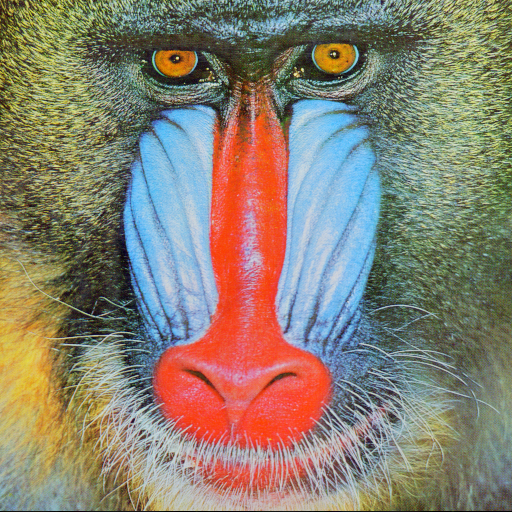
#> input picture vini/vinicius_workspace/14-02-19/baboon.png, 512 x 512 px
$ python colors2.py
#> lines starting #> are read from the running program, lines starting #| are printed output that depends on the picture
# -*- coding: utf-8 -*-
"""
Created on Thu Feb 14 09:48:26 2019

@author: alunoic
"""
#%%
import cv2
import matplotlib.pyplot as plt
import numpy as np

img = cv2.imread('baboon.png', cv2.IMREAD_COLOR)
#> img is the input picture: shape (512, 512, 3); mean B, G, R 113.1, 128.9, 137.4
img = cv2.cvtColor(img, cv2.COLOR_BGR2RGB)
r = np.float32([1, 0, 0])
g = np.float32([0, 1, 0])
b = np.float32([0, 0, 1])
c = np.float32([0, 1, 1])
m = np.float32([1, 0, 1])
y = np.float32([1, 1, 0])

plt.subplot('241'); plt.title('RGB');plt.imshow(img)
plt.subplot('242'); plt.title('R');plt.imshow(r*img)
plt.subplot('243'); plt.title('G');plt.imshow(g*img)
plt.subplot('244'); plt.title('B');plt.imshow(b*img)
plt.subplot('246'); plt.title('C');plt.imshow(c*img)
plt.subplot('247'); plt.title('M');plt.imshow(m*img)
plt.subplot('248'); plt.title('Y');plt.imshow(y*img)

plt.show()
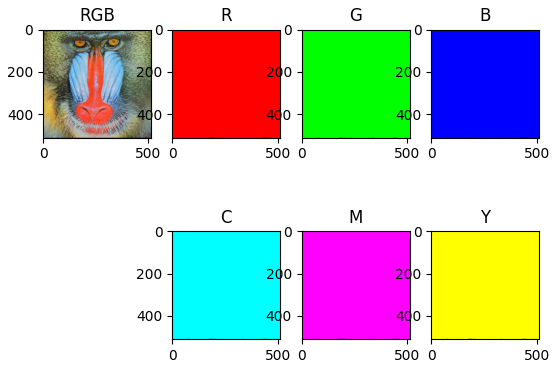
#> figure drawn by matplotlib, 7 panels
